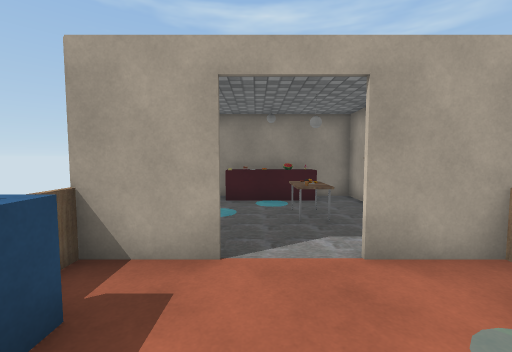
view 1 (above)

13 first-person views from a walk through a scene from a Unity 3-D project. The camera is 1.4 m above the floor, tilts 4° down and sees 90° across. The floor is counted in squares, 1 m on a side. Each view is taken from the middle of a square. On the plan, view 1 faces up. The plan holds only what a view shows up to about 13 squares ahead; the rest is blank. The player is left out. Some surface patterns are stand-ins.

view 2
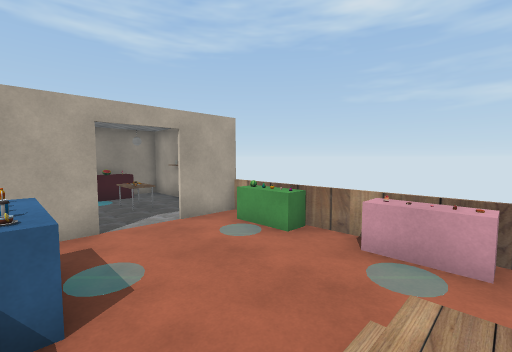

view 3
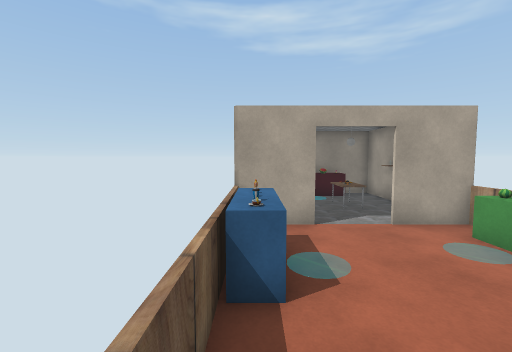

view 4
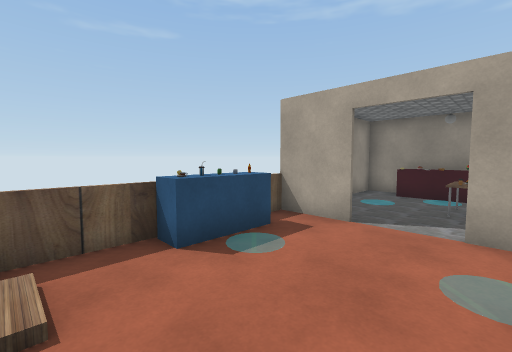

view 5
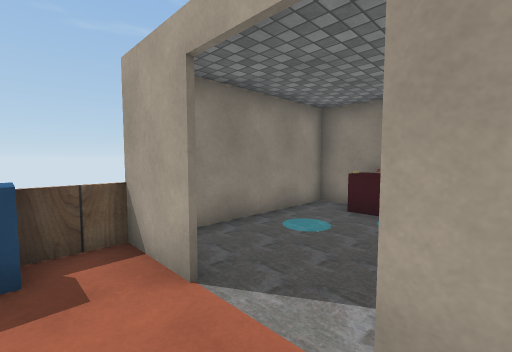

view 6
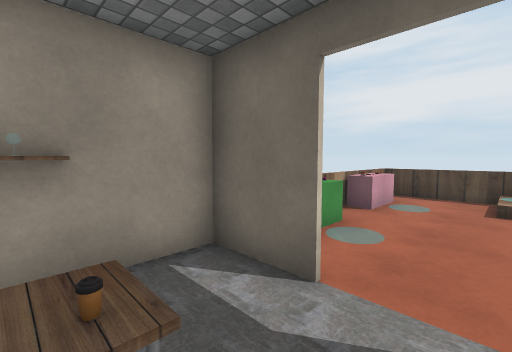

view 7
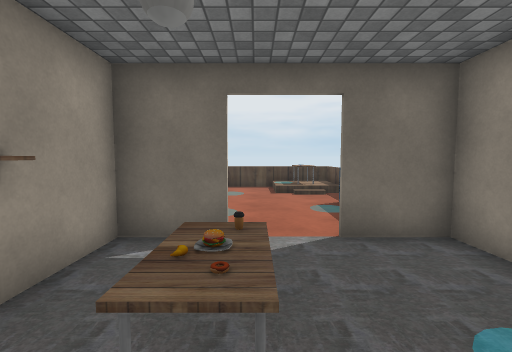

view 8
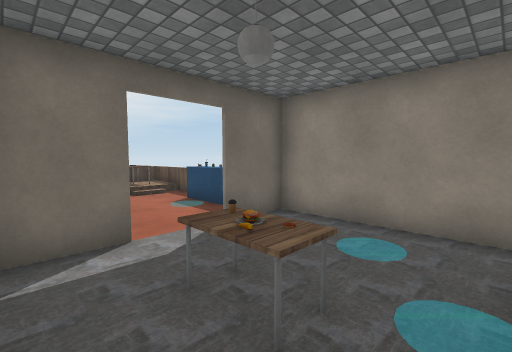

view 9
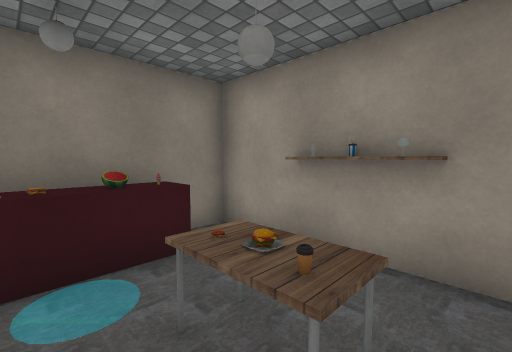

view 10
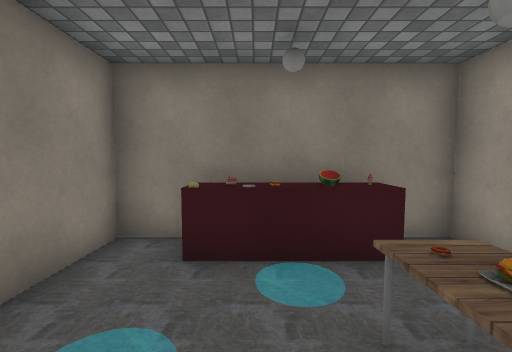

view 11
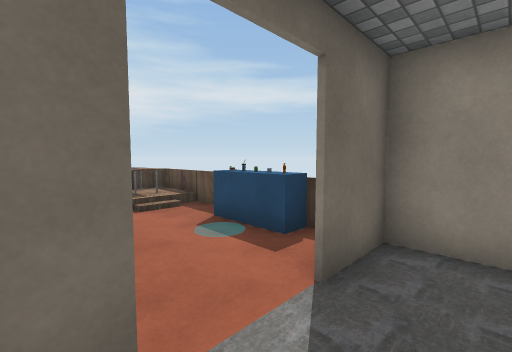

view 12
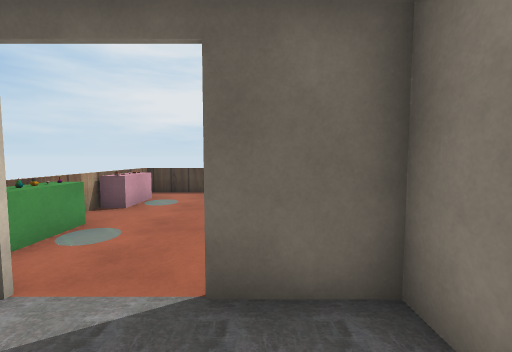

view 13
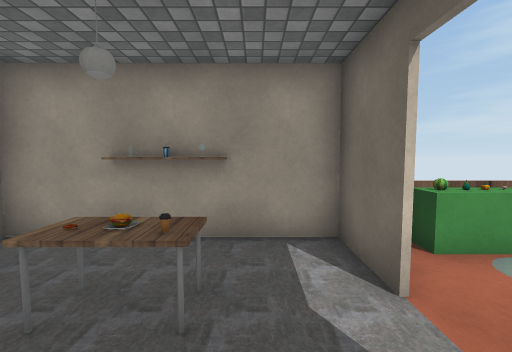

### Floor plan
Key: @ floor where view 1 was taken; # wall or solid block; . main floor; : floor 0.25 m higher than the main floor; / step, stairs or slope; = window, fence, low wall or low ledge; O other object.
Columns run from 3 left of view 1 to 4 right of it. Each row starts with its distance up from view 1.
 10 ########
  9 #.OOOO.#
  8 #......#
  7 #...OO##
  6 #...OOO#
  5 #......#
  4 ###..###
  3 =......=
  2 #O....O#
  1 #O....O#
  0 #O.@...=
 -1 =.....O#
 -2 =///..O#
 -3 =:OO..O#
 -4 =:OO...=
 -5 =======#

Where each view was taken, in squares from view 1:
view 1: 0 up, 0 right, facing up
view 2: 3 down, 2 left, facing up-right
view 3: 3 down, 2 left, facing up
view 4: 2 down, 2 right, facing up-left
view 5: 2 up, 2 right, facing up-left
view 6: 6 up, 0 right, facing down-right
view 7: 8 up, 1 right, facing down
view 8: 8 up, 3 right, facing down-left
view 9: 5 up, 0 right, facing up-right
view 10: 5 up, 0 right, facing up
view 11: 5 up, 2 right, facing down-left
view 12: 6 up, 1 left, facing down
view 13: 5 up, 1 left, facing right
